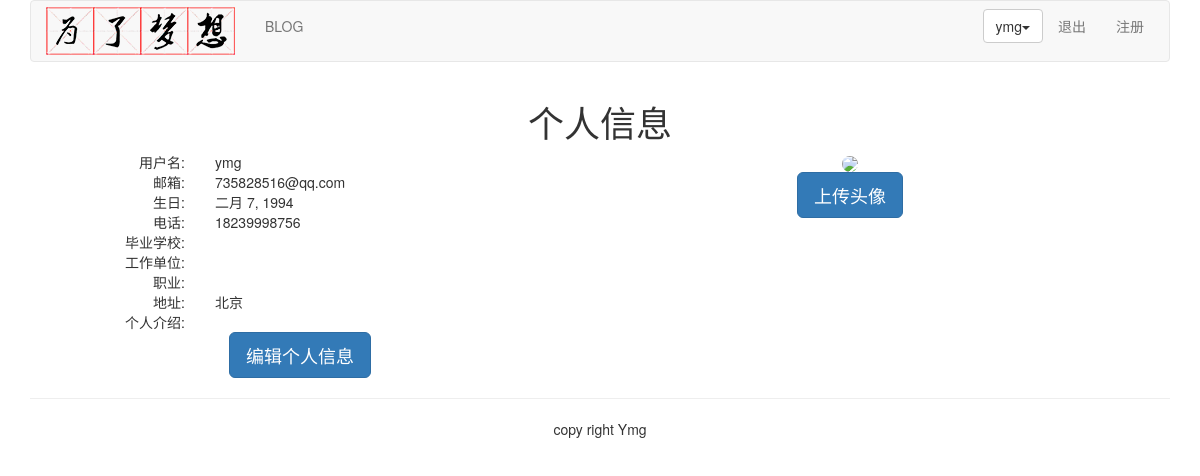
/account/my-information/ (signed in), run on the app's committed database.
### account/models.py (models this page shows, shortened)
class UserProfile(models.Model):
    user = models.OneToOneField(User, on_delete=models.CASCADE, unique=True, verbose_name='用户')
    birth = models.DateField(blank=True, null=True, verbose_name='生日')
    phone = models.CharField(max_length=20, null=True, verbose_name='电话')

class UserInfo(models.Model):
    user = models.OneToOneField(User, on_delete=models.CASCADE, unique=True, verbose_name='用户')
    school = models.CharField(max_length=100, blank=True, verbose_name='学校')
    company = models.CharField(max_length=100, blank=True, verbose_name='公司')
    profession = models.CharField(max_length=100, blank=True, verbose_name='职业')
    address = models.CharField(max_length=200, blank=True, verbose_name='地址')
    aboutme = models.TextField(blank=True, verbose_name='简介')
    photo = models.ImageField(blank=True, verbose_name='头像')

### account/views.py (the view)
# urls.py: path('my-information/', views.myself, name='my_information'),
@login_required(login_url='/account/login')
def myself(request):
    user = User.objects.get(username=request.user.username)
    userprofile = UserProfile.objects.get(user=user)
    userinfo = UserInfo.objects.get(user=user)
    return render(request, 'account/myself.html', {'user': user, 'userinfo': userinfo, 'userprofile': userprofile})

### templates/account/myself.html (shortened to what this page needs)
{% extends "base.html" %}
{% block content %}
<div class="row text-center vertical-middle-sm">
    <h1>个人信息</h1>
    <div class="row">
        <div class="col-md-6" >
            <div class="row">
                <div class="col-md-4 text-right"><span>用户名:</span></div>
                <div class="col-md-8 text-left">{{user.username}}</div>
            </div>
            <div class="row">
                <div class="col-md-4 text-right"><span>邮箱:</span></div>
                <div class="col-md-8 text-left">{{user.email}}</div>
            </div>
            <div class="row">
                <div class="col-md-4 text-right"><span>生日:</span></div>
                <div class="col-md-8 text-left">{{userprofile.birth}}</div>
            </div>
            <div class="row">
                <div class="col-md-4 text-right"><span>电话:</span></div>
                <div class="col-md-8 text-left">{{userprofile.phone}}</div>
            </div>
            <div class="row">
                <div class="col-md-4 text-right"><span>毕业学校:</span></div>
                <div class="col-md-8 text-left">{{userinfo.school}}</div>
            </div>
            <div class="row">
                <div class="col-md-4 text-right"><span>工作单位:</span></div>
                <div class="col-md-8 text-left">{{userinfo.company}}</div>
            </div>
            <div class="row">
                <div class="col-md-4 text-right"><span>职业:</span></div>
                <div class="col-md-8 text-left">{{userinfo.profession}}</div>
            </div>
            <div class="row">
                <div class="col-md-4 text-right"><span>地址:</span></div>
                <div class="col-md-8 text-left">{{userinfo.address}}</div>
            </div>
            <div class="row">
                <div class="col-md-4 text-right"><span>个人介绍:</span></div>
                <div class="col-md-8 text-left">{{userinfo.aboutme}}</div>
            </div>
            <a href="{% url 'account:edit_my_information' %}"><button class="btn btn-primary btn-lg">编辑个人信息</button></a>
        </div>
        <div class="col-md-6">
            {% load staticfiles %}
            <div style="margin-right:100px">
                {% if userinfo.photo %}
                <img src="{{ userinfo.photo | striptags }}" class="img-circle" id="my_photo" name="user_face">
                {% else %}
                <img name="user_face" src="{% static 'images/tx01.jpg' %}" class="img-circle" id="my_photo">
                {% endif %}
            </div>
            <div style="margin-right:100px"><button class="btn btn-primary btn-lg" id="upload_image" onclick="upload_image_layer()">上传头像</button></div>
        </div>
    </div>
</div>
{% endblock %}

### templates/header.html (shortened to what this page needs)
{% load staticfiles %}
<div class="container">
	<nav class="navbar navbar-default" role="navigation">
		<div class="navbar-header">
			<a class="navbar-brand" href="{% url 'blog:blog_title' %}"><img src="{% static '/images/logo.png' %}" height="50px"></a>
		</div>
		<div>
			<ul class="nav navbar-nav" role="navigation">
				<li><a href="{% url 'blog:blog_title' %}">BLOG</a></li>
			</ul>
			<ul class="nav navbar-nav navbar-right" style="margin-right:10px">
				{% if user.is_authenticated %}
				<li>
					<div class="dropdown" style="margin-top:8px">
						<button class='btn btn-default dropdown-toggle' type='button' id='dropdownMenu' data-toggle='dropdown'>{{ user.username }}<span class='caret'></span></button>
					</div>
				</li>
				<li><a href="{% url 'account:user_logout' %}">退出</a></li>
				{% else %}
				<li><a href="{% url 'account:user_login' %}">登录</a></li>
				{% endif %}
                <li><a href="{% url 'account:user_register' %}">注册</a></li>
			</ul>
		</div>
	</nav>
</div>

### data on the page
UserProfile: birth "二月 7, 1994", phone "18239998756"
UserInfo: address "北京"

### other printed values
{{ user.username }} "ymg"
{{ user.email }} "735828516@qq.com"
